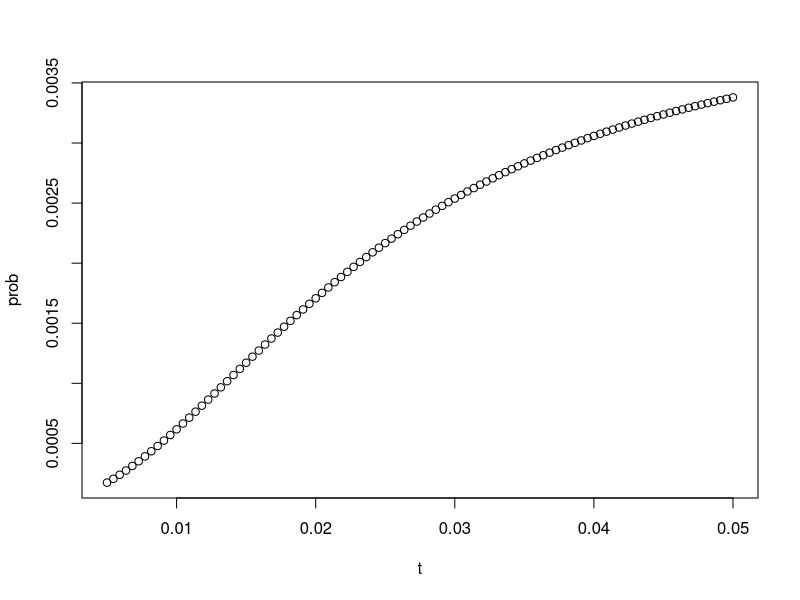
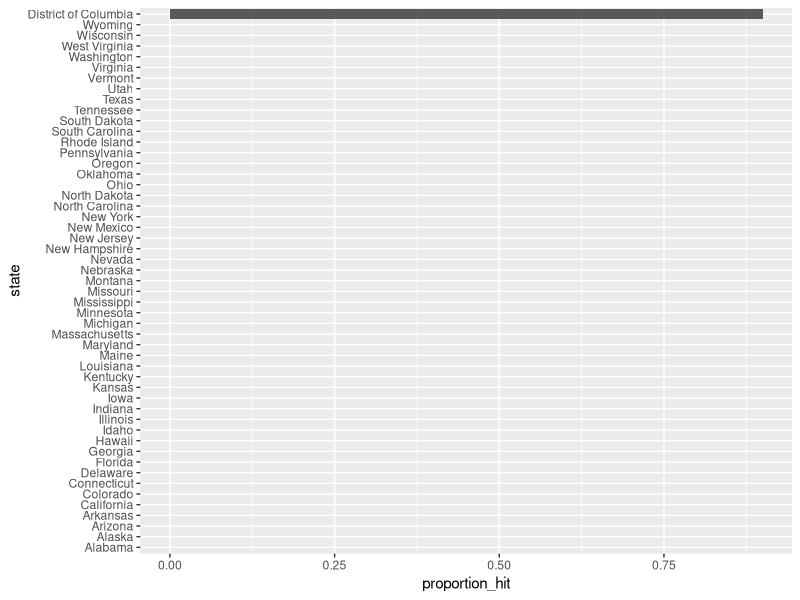
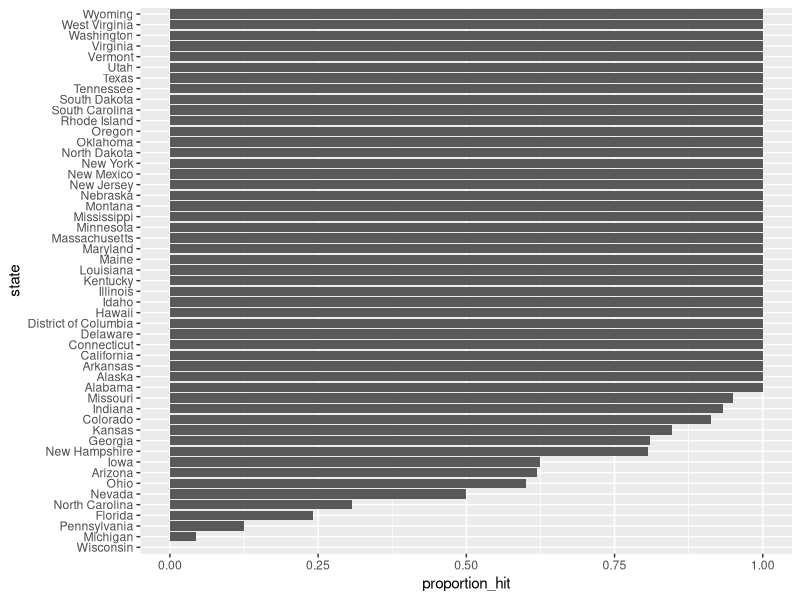
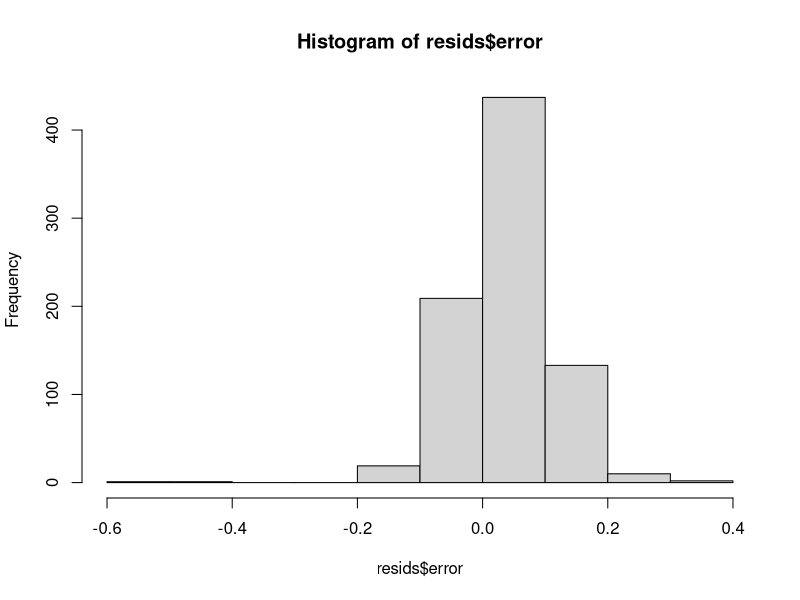
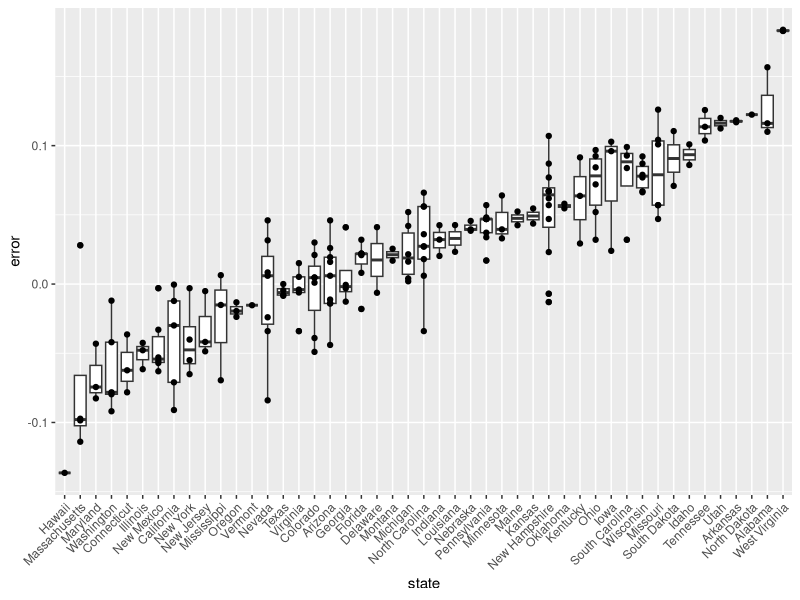
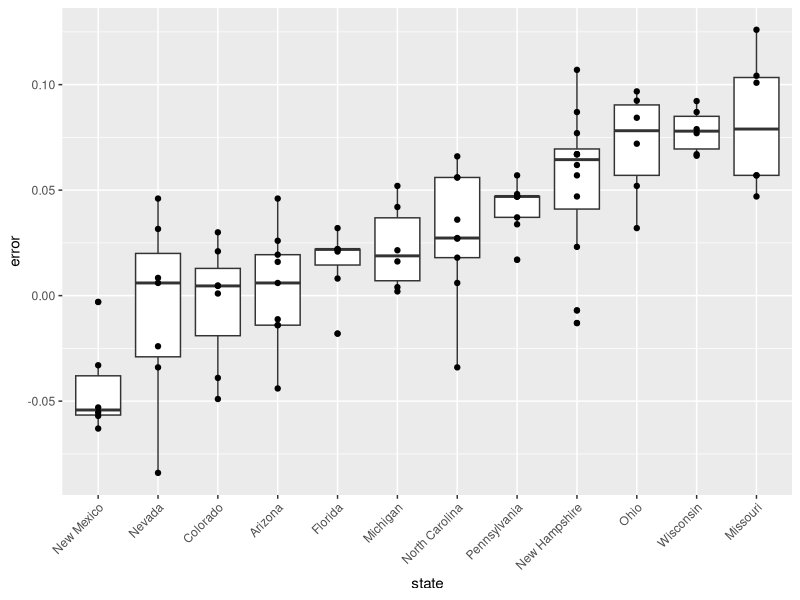
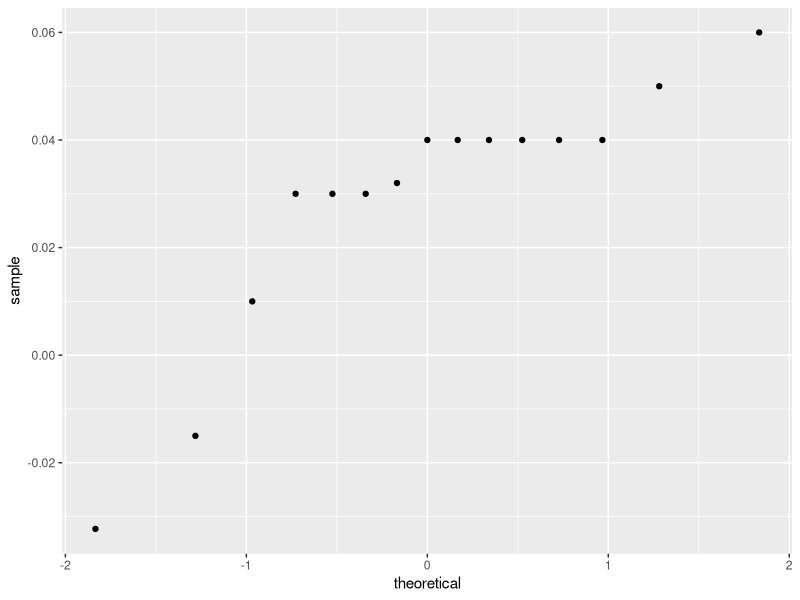

R code for these plots, in order:
## ---- chunk 1
prev <- 0.00025
N <- 100000
outcome <- sample(c("Disease","Healthy"), N, replace = TRUE, 
                  prob = c(prev, 1 - prev))
## ---- chunk 2
N_D <- sum(outcome == "Disease")
N_D
N_H <- sum(outcome == "Healthy")
N_H
## ---- chunk 3
accuracy <- 0.99
test <- vector("character", N)
test[outcome == "Disease"]  <- sample(c("+", "-"), N_D, replace = TRUE, 
                                    prob = c(accuracy, 1 - accuracy))
test[outcome == "Healthy"]  <- sample(c("-", "+"), N_H, replace = TRUE, 
                                    prob = c(accuracy, 1 - accuracy))
## ---- chunk 4
table(outcome, test)
## ---- chunk 5
(1 / 8500) * (1 / 100)
## ---- chunk 6
pr_ab <- 0.5
pr_b <- 1 / 1000000
pr_abx <- 0.5 / (1 / 1000000) * (1 - 1 / 1000000)
pr_bx <- 1 - 1 / 1000000
pr_ba <- pr_ab * pr_b / (pr_ab * pr_b + pr_abx * pr_bx)
pr_ba
## ---- chunk 7
library(tidyverse)
library(dslabs)
data(polls_us_election_2016)
polls <- polls_us_election_2016 %>% 
  filter(state == "Florida" & enddate >= "2016-11-04" ) %>% 
  mutate(spread = rawpoll_clinton/100 - rawpoll_trump/100)
## ---- chunk 8
results <- polls %>% summarize(avg = mean(spread), se = sd(spread))
results
## ---- chunk 9
mu <- 0
tau <- 0.01
sig <- results$se
Y <- results$avg
B <- sig^2/(sig^2+tau^2)
pr_dy <- B * mu + (1 - B) * Y
pr_dy
## ---- chunk 10
se <- sqrt(1 / (1 / sig^2 + 1 / tau^2))
se
## ---- chunk 11
c(pr_dy - qnorm(0.975) * se, pr_dy + qnorm(0.975) * se)
## ---- chunk 12
pnorm(0, pr_dy, se)
## ---- chunk 13
t <- seq(0.005, 0.05, len = 100)
pr <- function(n){
  mu <- 0
  tau <- n
  sig <- results$se
  Y <- results$avg
  B <- sig^2/(sig^2+tau^2)
  pr_dy <- B * mu + (1 - B) * Y
  pr_dy
}
prob <- sapply(t, pr)
plot(t, prob)
## ---- chunk 14
library(tidyverse)
library(dslabs)
polls <- polls_us_election_2016 %>% 
  filter(state == "U.S." & enddate >= "2016-10-31" &
           (grade %in% c("A+","A","A-","B+") | is.na(grade))) %>% 
  mutate(spread = rawpoll_clinton/100 - rawpoll_trump/100)

one_poll_per_pollster <- polls %>% group_by(pollster) %>% 
  filter(enddate == max(enddate)) %>%
  ungroup()

results <- one_poll_per_pollster %>% 
  summarize(avg = mean(spread), se = sd(spread)/sqrt(length(spread))) %>% 
  mutate(start = avg - 1.96*se, end = avg + 1.96*se) 
## ---- chunk 15
mu <- 0
tau <- 0.035
sigma <- results$se
Y <- results$avg
B <- sigma^2 / (sigma^2 + tau^2)

posterior_mean <- B*mu + (1-B)*Y
posterior_se <- sqrt( 1/ (1/sigma^2 + 1/tau^2))

posterior_mean
posterior_se
## ---- chunk 16
posterior_mean + c(-1.96, 1.96)*posterior_se
## ---- chunk 17
1 - pnorm(0, posterior_mean, posterior_se)
## ---- chunk 18
set.seed(3)
J <- 6
N <- 2000
d <- .021
p <- (d + 1)/2
X <- d + rnorm(J, 0, 2 * sqrt(p * (1 - p) / N))
## ---- chunk 19
I <- 5
J <- 6
N <- 2000
X <- sapply(1:I, function(i){
  d + rnorm(J, 0, 2 * sqrt(p * (1 - p) / N))
})
## ---- chunk 20
I <- 5
J <- 6
N <- 2000
d <- .021
p <- (d + 1) / 2
h <- rnorm(I, 0, 0.025)
X <- sapply(1:I, function(i){
  d + h[i] + rnorm(J, 0, 2 * sqrt(p * (1 - p) / N))
})
## ---- chunk 21
sd(one_poll_per_pollster$spread)
## ---- chunk 22
mu <- 0
tau <- 0.035
sigma <- sqrt(results$se^2 + .025^2)
Y <- results$avg
B <- sigma^2 / (sigma^2 + tau^2)

posterior_mean <- B*mu + (1-B)*Y
posterior_se <- sqrt( 1/ (1/sigma^2 + 1/tau^2))

1 - pnorm(0, posterior_mean, posterior_se)
## ---- chunk 23
results_us_election_2016 %>% top_n(5, electoral_votes)
## ---- chunk 24
results <- polls_us_election_2016 %>%
  filter(state!="U.S." & 
           !str_detect(state, "CD") & 
           enddate >="2016-10-31" & 
           (grade %in% c("A+","A","A-","B+") | is.na(grade))) %>%
  mutate(spread = rawpoll_clinton/100 - rawpoll_trump/100) %>%
  group_by(state) %>%
  summarize(avg = mean(spread), sd = sd(spread), n = n()) %>%
  mutate(state = as.character(state))
## ---- chunk 25
results %>% arrange(abs(avg))
## ---- chunk 26
results <- left_join(results, results_us_election_2016, by = "state")
## ---- chunk 27
results_us_election_2016 %>% filter(!state %in% results$state) %>% 
  pull(state)
## ---- chunk 28
results <- results %>%
  mutate(sd = ifelse(is.na(sd), median(results$sd, na.rm = TRUE), sd))
## ---- chunk 29
#> # A tibble: 47 x 12
#>   state     avg      sd     n electoral_votes clinton trump others
#>   <chr>   <dbl>   <dbl> <int>           <int>   <dbl> <dbl>  <dbl>
#> 1 Alab… -0.149  2.53e-2     3               9    34.4  62.1    3.6
#> 2 Ariz… -0.0326 2.70e-2     9              11    45.1  48.7    6.2
#> 3 Arka… -0.151  9.90e-4     2               6    33.7  60.6    5.8
#> 4 Cali…  0.260  3.87e-2     5              55    61.7  31.6    6.7
#> 5 Colo…  0.0452 2.95e-2     7               9    48.2  43.3    8.6
#> # … with 42 more rows, and 4 more variables: sigma <dbl>, B <dbl>,
#> #   posterior_mean <dbl>, posterior_se <dbl>
## ---- chunk 30
B <- 10000
mu <- 0
tau <- 0.02
clinton_EV <- replicate(B, {
  results %>% mutate(sigma = sd/sqrt(n), 
                   B = sigma^2 / (sigma^2 + tau^2),
                   posterior_mean = B * mu + (1 - B) * avg,
                   posterior_se = sqrt(1 / (1/sigma^2 + 1/tau^2)),
                   result = rnorm(length(posterior_mean), 
                                  posterior_mean, posterior_se),
                   clinton = ifelse(result > 0, electoral_votes, 0)) %>% 
    summarize(clinton = sum(clinton)) %>% 
    pull(clinton) + 7
})

mean(clinton_EV > 269)
## ---- chunk 31
tau <- 0.02
bias_sd <- 0.03
clinton_EV_2 <- replicate(1000, {
  results %>% mutate(sigma = sqrt(sd^2/n  + bias_sd^2),  
                   B = sigma^2 / (sigma^2 + tau^2),
                   posterior_mean = B*mu + (1-B)*avg,
                   posterior_se = sqrt( 1/ (1/sigma^2 + 1/tau^2)),
                   result = rnorm(length(posterior_mean), 
                                  posterior_mean, posterior_se),
                   clinton = ifelse(result>0, electoral_votes, 0)) %>% 
    summarize(clinton = sum(clinton) + 7) %>% 
    pull(clinton)
})
mean(clinton_EV_2 > 269)
## ---- chunk 32
one_pollster <- polls_us_election_2016 %>% 
  filter(pollster == "Ipsos" & state == "U.S.") %>% 
  mutate(spread = rawpoll_clinton/100 - rawpoll_trump/100)
## ---- chunk 33
se <- one_pollster %>% 
  summarize(empirical = sd(spread), 
            theoretical = 2 * sqrt(mean(spread) * (1 - mean(spread)) /
                                     min(samplesize)))
se
## ---- chunk 34
library(tidyverse)
library(dslabs)
data("polls_us_election_2016")
polls <- polls_us_election_2016 %>% 
  filter(state != "U.S." & enddate >= "2016-10-31") %>% 
  mutate(spread = rawpoll_clinton/100 - rawpoll_trump/100)
## ---- chunk 35
cis <- polls %>% mutate(x_hat = (spread + 1) / 2, se_hat = 2*sqrt((x_hat * (1 - x_hat)) / samplesize), lower = x_hat - qnorm(0.975) * se_hat, upper = x_hat + qnorm(0.975) * se_hat) %>% select(state, startdate, enddate, pollster, grade, spread, lower, upper)
## ---- chunk 36
add <- results_us_election_2016 %>% 
  mutate(actual_spread = clinton/100 - trump/100) %>% 
  select(state, actual_spread)
cis <- cis %>% 
  mutate(state = as.character(state)) %>% 
  left_join(add, by = "state")
## ---- chunk 37
cis %>% mutate(include = actual_spread >= lower & actual_spread <= upper) %>% summarise(mean(include == TRUE))
## ---- chunk 38
hit <- cis %>% mutate(include = actual_spread >= lower & actual_spread <= upper) %>%
  group_by(pollster) %>%
  filter(n() > 5) %>%
  summarize(proportion_hit = mean(include), n = n(), grade = grade[1])
hit
## ---- chunk 39
hit <- cis %>% mutate(include = actual_spread >= lower & actual_spread <= upper) %>%
  group_by(state) %>%
  filter(n() > 5) %>%
  summarize(proportion_hit = mean(include), n = n())
hit
## ---- chunk 40
hit %>% mutate(state = reorder(state, proportion_hit)) %>%
  ggplot(aes(state, proportion_hit)) + geom_bar(stat = "identity") + coord_flip()
## ---- chunk 41
resids <- cis %>% mutate(error = spread - actual_spread, hit = sign(spread)==sign(actual_spread))
## ---- chunk 42
hit <- resids %>% group_by(state) %>%
  filter(n()>5) %>%
  summarize(proportion_hit = mean(hit), n = n())

hit %>% mutate(state = reorder(state, proportion_hit)) %>%
  ggplot(aes(state, proportion_hit)) + 
  geom_bar(stat = "identity") +
  coord_flip()
## ---- chunk 43
hist(resids$error)
median(resids$error)
## ---- chunk 44
resids %>% filter(grade %in% c("A+","A","A-","B+") | is.na(grade)) %>%
  mutate(state = reorder(state, error)) %>%
  ggplot(aes(state, error)) + 
  theme(axis.text.x = element_text(angle = 45, hjust = 1)) +
  geom_boxplot() + 
  geom_point()
## ---- chunk 45
resids %>% filter(grade %in% c("A+","A","A-","B+") | is.na(grade)) %>%
  mutate(state = reorder(state, error)) %>%
  group_by(state) %>%
  filter(n()>5) %>%
  ungroup() %>%
  ggplot(aes(state, error)) + 
  theme(axis.text.x = element_text(angle = 45, hjust = 1)) +
  geom_boxplot() + 
  geom_point()
## ---- chunk 46
one_poll_per_pollster %>%
  ggplot(aes(sample=spread)) + stat_qq()
## ---- chunk 47
z <- qt(0.975,  nrow(one_poll_per_pollster)-1)
one_poll_per_pollster %>% 
  summarize(avg = mean(spread), moe = z*sd(spread)/sqrt(length(spread))) %>% 
  mutate(start = avg - moe, end = avg + moe)
## ---- chunk 48
qt(0.975, 14)
## ---- chunk 49
qnorm(0.975)
## ---- chunk 50
data("polls_us_election_2016")
polls_us_election_2016 %>%
  filter(state =="Wisconsin" &
           enddate >="2016-10-31" & 
           (grade %in% c("A+","A","A-","B+") | is.na(grade))) %>%
  mutate(spread = rawpoll_clinton/100 - rawpoll_trump/100) %>%
  mutate(state = as.character(state)) %>%
  left_join(results_us_election_2016, by = "state") %>%
  mutate(actual = clinton/100 - trump/100) %>%
  summarize(actual = first(actual), avg = mean(spread), 
            sd = sd(spread), n = n()) %>%
  select(actual, avg, sd, n)
